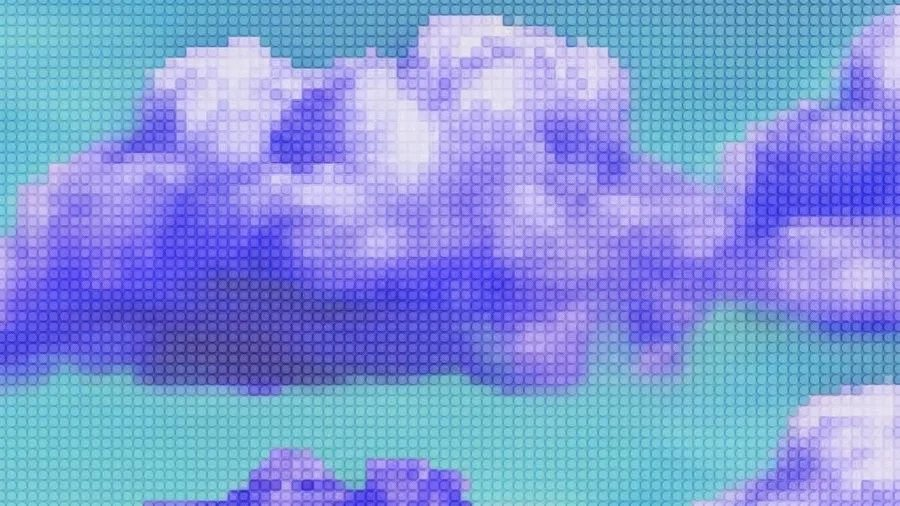
#> input picture img/nubes-azules.jpg, 900 x 506 px, found by its file name
$ python recolorear-nubes.py ../img/nubes-azules.jpg
#> lines starting #> are read from the running program, lines starting #| are printed output that depends on the picture; after the words box and inside, x2 and y2 are one past the last pixel; in counts of white or black regions, pixels touching at a corner belong together
import numpy as np, sys
from PIL import Image
im=np.asarray(Image.open('img/nubes-azules.jpg').convert('RGB')).astype(float)/255
r,g,b=im[...,0],im[...,1],im[...,2]
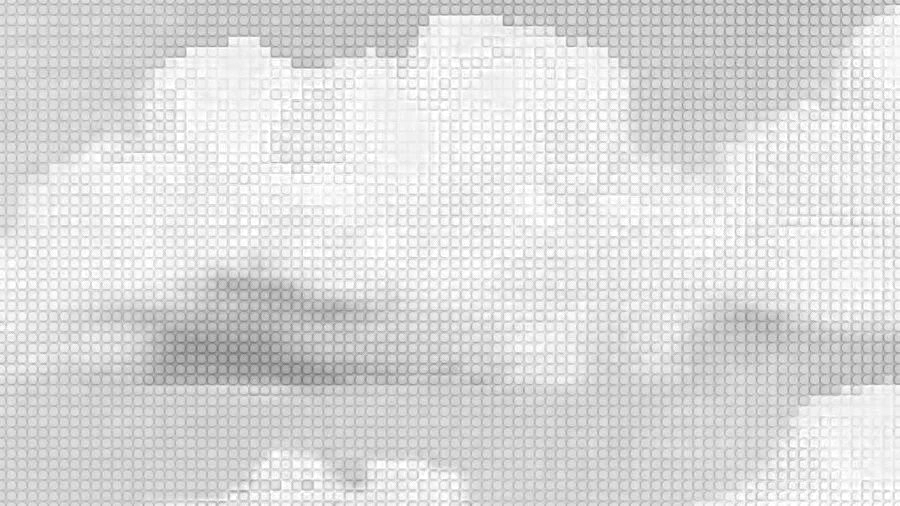
#> b: shape (506, 900) float64; min 0.427, max 1, mean 0.856
# "nube": blanco/violeta frente a cielo turquesa (el cielo tiene mucho verde)
lum=.299*r+.587*g+.114*b
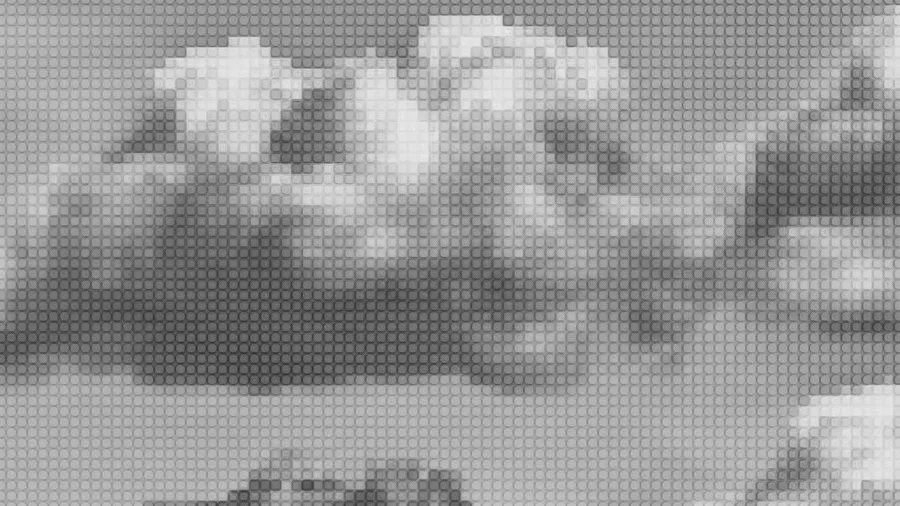
#> lum: shape (506, 900) float64; min 0.157, max 0.933, mean 0.596
cloud=np.clip((b-g)*1.6+ (lum-.55)*1.2 +.45,0,1)
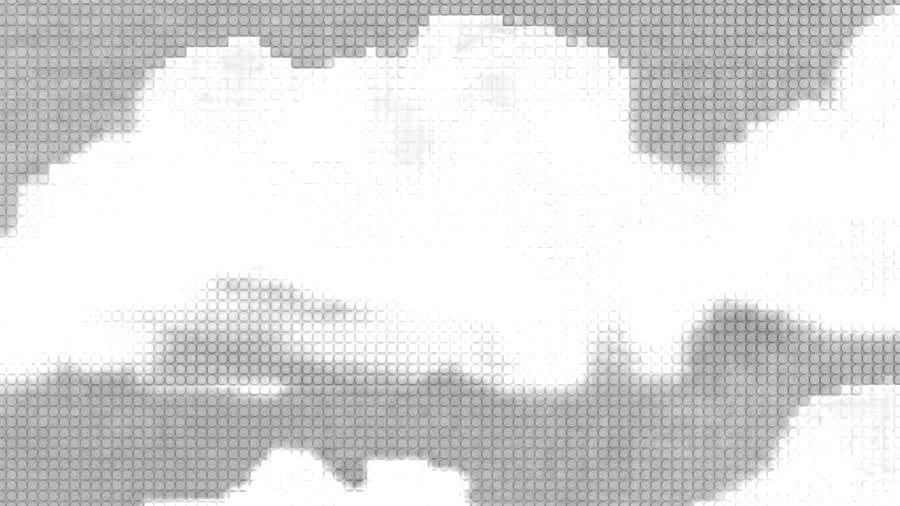
#> cloud: shape (506, 900) float64; min 0.369, max 1, mean 0.869
sky=np.clip((g-r-.08)/.18,0,1)
tc=np.clip(.42+(lum-.35)/.5*.58,0,1)
t=tc*(1-sky)+(.3+(lum-.7)*.3)*sky
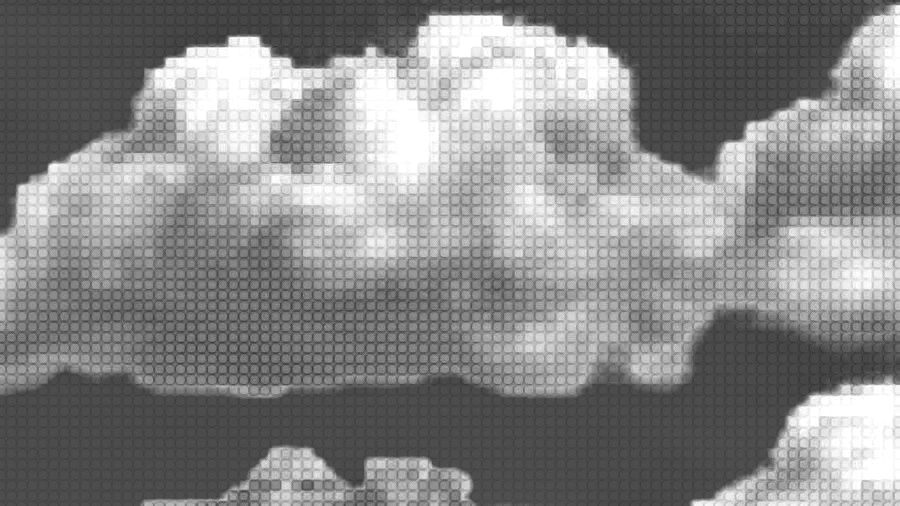
#> t: shape (506, 900) float64; min 0.195, max 1, mean 0.532
stops=[(0,'1A2899'),(.38,'2234C4'),(.62,'8D6CF0'),(.82,'D6DDFF'),(1,'F4EFE3')]
def h(x): return np.array([int(x[i:i+2],16) for i in (0,2,4)])/255
out=np.zeros_like(im)
for (a,ca),(bb,cb) in zip(stops,stops[1:]):
    m=(t>=a)&(t<=bb); k=((t-a)/(bb-a))[...,None]
    out[m]=(h(ca)*(1-k)+h(cb)*k)[m]
#> this loop made 4 passes
#> pass 1, `m = (t >= a) & (t <= bb)`:
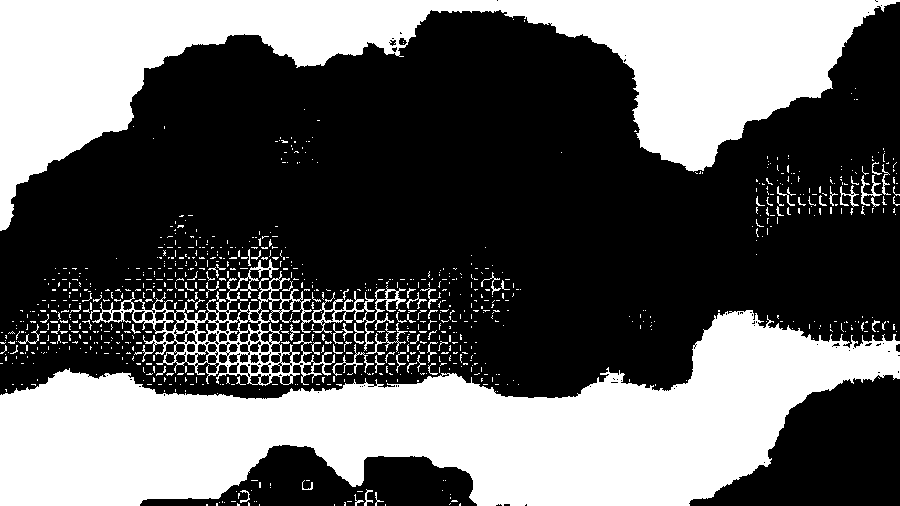
#> m: shape (506, 900) bool; 38.3% white; 838 white regions (766 under 20 px), largest, box (x1, y1, x2, y2) and area: (0, 310, 900, 506) 90965, (0, 0, 900, 231) 69772, (92, 259, 406, 386) 6574
#> pass 1, `k = ((t - a) / (bb - a))[..., None]`:
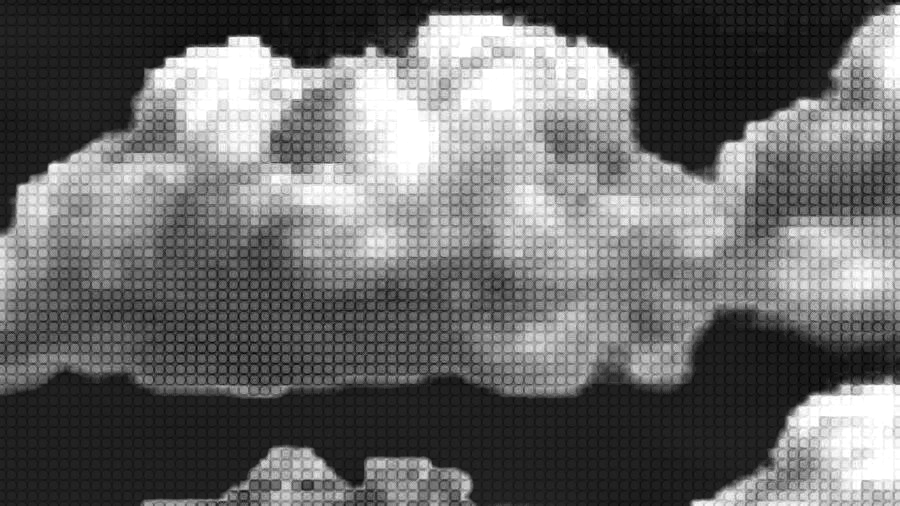
#> k: shape (506, 900, 1) float64; min 0.513, max 2.63, mean 1.4; drawn with min black and max white
#> after the loop:
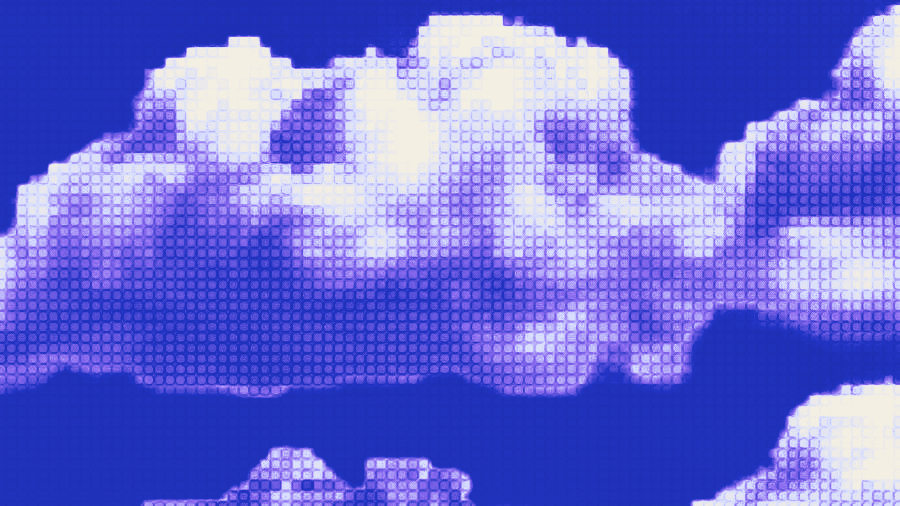
#> out: shape (506, 900, 3) float64; mean of channels 0, 1, 2 0.423, 0.429, 0.845; drawn as R, G, B
Image.fromarray((out*255).astype('uint8')).save('img/nubes-cobalto.jpg',quality=86)
o=Image.open('img/nubes-cobalto.jpg');o.thumbnail((600,600));o.save(sys.argv[1])

$ run again, with img/caso-energia.jpg copied over img/nubes-azules.jpg
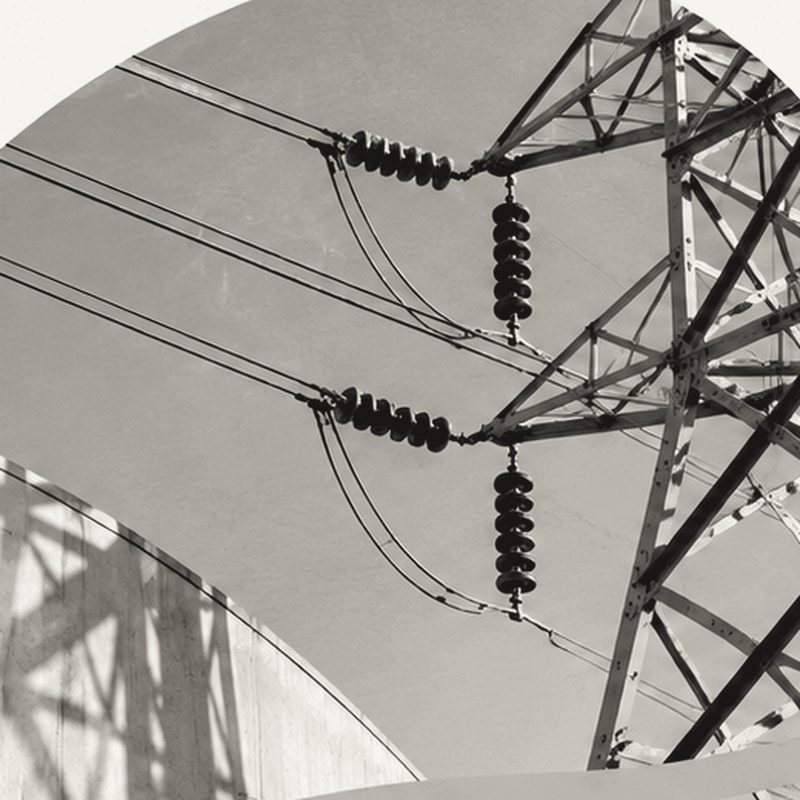
#> input picture img/caso-energia.jpg, 800 x 800 px, found by its file name
#> sky: shape (800, 800) float64; every value is 0
#> the loop `for (a,ca),(bb,cb) in zip(stops,stops[1:]):` made 4 passes
#> pass 1, `m = (t >= a) & (t <= bb)`:
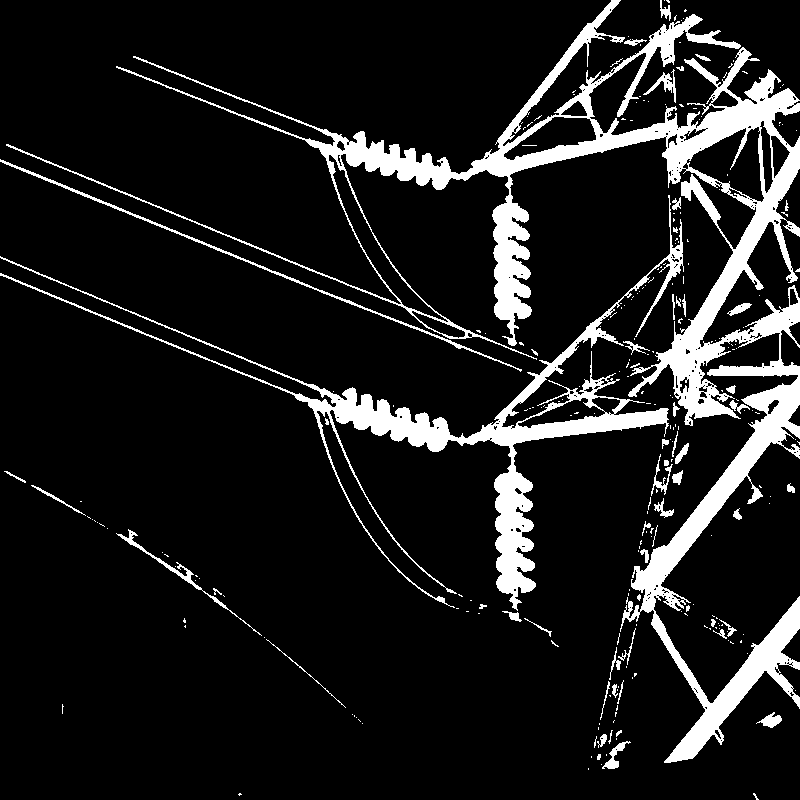
#> m: shape (800, 800) bool; 11.3% white; 264 white regions (209 under 20 px), largest, box (x1, y1, x2, y2) and area: (6, 0, 800, 763) 48919, (0, 195, 684, 611) 16807, (0, 159, 522, 372) 1421
#> `o.thumbnail((600, 600))`:
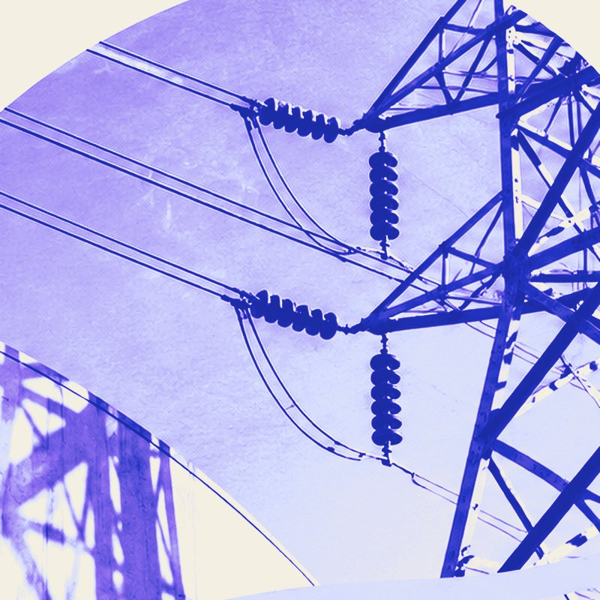
#> o: PIL image 600x600 RGB; mean R, G, B 174.6, 173.3, 235.2
